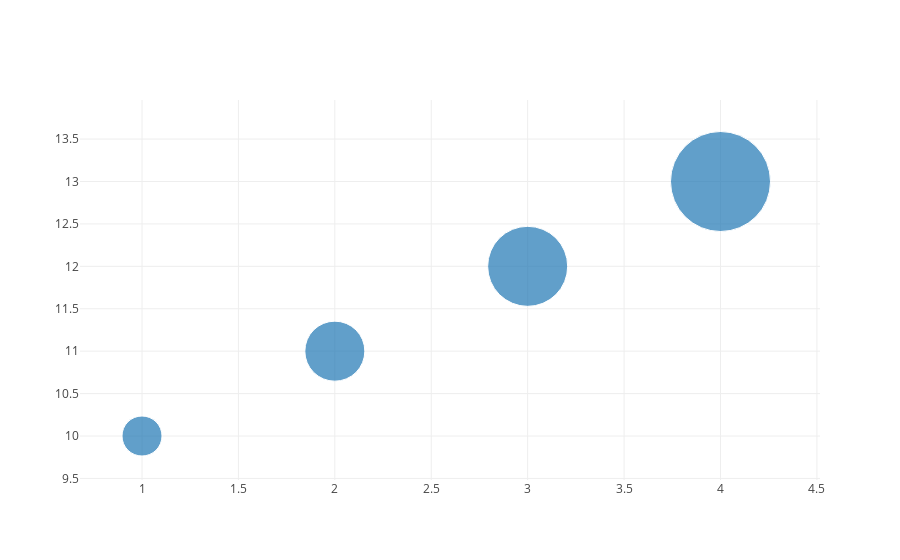

Notebook source saved alongside this figure:
### Markdown cell above
# Simple Bubble Chart

### Code cell
trace = go.Scatter(
    x = [1, 2, 3, 4],
    y = [10, 11, 12, 13],
    mode = 'markers',
    marker = dict(
        size = [40, 60, 80, 100],
    )
)
plotly.offline.iplot([trace], filename='bubblechart-size')

### Figure 1 — Plotly figure (JSON) as saved in the notebook; plotly's stock layout.template omitted (floating-point values rounded to 4 significant figures)
{"data": [{"marker": {"size": [40, 60, 80, 100]}, "mode": "markers", "type": "scatter", "uid": "8c5d8e80-6e46-45f5-9c31-f0ca9b443a8a", "x": [1, 2, 3, 4], "y": [10, 11, 12, 13]}], "layout": {}}
